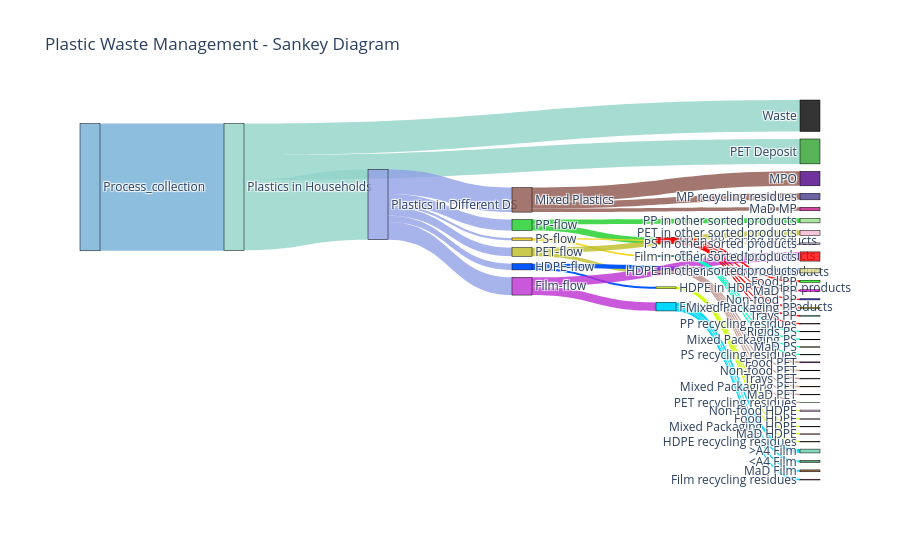

The notebook cell saved with this chart:
### Code cell
#################################
#   Author: Nabodita Anam Nova  #
#################################

#df = pd.read_excel('combined_summary_full_v3.xlsx')
#df = df.fillna(method='ffill')

# Extract values from the first row (row index 0)
node_label_1 = df.iloc[0, 0]  # Value at position (0,0)
node_label_2 = df.iloc[0, 1]  # Value at position (0,1)
link_value   = df.iloc[0, 2]  # Value at position (0,2)

# Create the nodes part:
# Since you want a list of nodes (each node being a dictionary with a 'label' key)
nodes = [
    {'label': node_label_1},
    {'label': node_label_2}
]

# Create the link part:
# Each link is a dictionary with 'source', 'target', and 'value'
links = [
    {
        'source': node_label_1,  # from the value at (0,0)
        'target': node_label_2,  # from the value at (0,1)
        'value': link_value      # from the value at (0,2)
    }
]

df = df.drop(columns=['Process Name', 'Input Material Amount'])

node_labels = {node_label_1, node_label_2}

for idx, row in df.iterrows():
    src = row[0]  # first column as source
    tgt = row[1]  # second column as target
    val = row[2]  # third column as link value

    # Check and add the source node if not already present
    if src not in node_labels:
        nodes.append({'label': src})
        node_labels.add(src)

    # Check and add the target node if not already present
    if tgt not in node_labels:
        nodes.append({'label': tgt})
        node_labels.add(tgt)

    # Append the link from source to target with the given value
    links.append({
        'source': src,
        'target': tgt,
        'value': val
    })

# ------------------------------------
# Step 1: Prepare Data for Plotly Sankey
# ------------------------------------
# Create a list of node labels (the order matters for indices)
node_labels = [node['label'] for node in nodes]

# Create a mapping from node label to its index in the node_labels list
label_to_index = {label: idx for idx, label in enumerate(node_labels)}

# Convert link information to use node indices rather than labels
source_indices = [label_to_index[link['source']] for link in links]
target_indices = [label_to_index[link['target']] for link in links]
values = [link['value'] for link in links]

# node_colors = [
#     # "rgba(31, 119, 180, 0.8)",  # Process_collection
#     # "goldenrod", # Process_collection
#     "lavender", # Process_collection
#     # "rgba(255, 127, 14, 0.8)",  # Plastics in Households
#     "mediumaquamarine", # Plastics in Households
#     "rgba(44, 160, 44, 0.8)",   # PET Deposit
#     # "rgba(214, 39, 40, 0.8)",   # Plastics in Different DS
#     # "slateblue", # Plastics in Different DS
#     "darksalmon", # Plastics in Different DS
#     "rgba(148, 103, 189, 0.8)", # Waste
#     "rgba(140, 86, 75, 0.8)",   # Mixed Plastics
#     "rgba(227, 119, 194, 0.8)", # PP-flow
#     "rgba(127, 127, 127, 0.8)", # PS-flow
#     "rgba(188, 189, 34, 0.8)",  # PET-flow
#     "rgba(23, 190, 207, 0.8)",  # HDPE-flow
#     "rgba(31, 119, 180, 0.8)",  # Film-flow
#     "rgba(255, 127, 14, 0.8)",  # PP in PP sorted Products
#     "rgba(44, 160, 44, 0.8)",   # PP in other sorted products
#     "rgba(214, 39, 40, 0.8)",   # Food PP
#     "rgba(148, 103, 189, 0.8)", # Non-food PP
#     "rgba(140, 86, 75, 0.8)",   # Mixed Packaging PP
#     "rgba(227, 119, 194, 0.8)", # Trays PP
#     "rgba(127, 127, 127, 0.8)", # MaD PP
#     "rgba(188, 189, 34, 0.8)"   # PP recycling residues
# ]

# -------------------------------------------------
# Step 2: Define 49 individual node colors
# -------------------------------------------------
node_colors = [
    "rgba(114, 174, 214, 0.8)",    #  1. Process_collection
    "rgba(145, 212, 201, 0.8)",    #  2. Plastics in Households
    "rgba(44,160,44,0.8)",     #  3. PET Deposit
    "rgba(145, 161, 231, 0.8)",     #  4. Plastics in Different DS
    "rgba(0, 0, 0, 0.8)",   #  5. Waste
    "rgba(140,86,75,0.8)",     #  6. Mixed Plastics
    "rgba(25, 206, 37, 0.8)",   #  7. PP-flow
    "rgba(244, 213, 36, 0.93)",   #  8. PS-flow
    "rgba(188,189,34,0.8)",    #  9. PET-flow
    "rgba(0, 85, 255, 0.99)",    # 10. HDPE-flow
    "rgba(189, 47, 210, 0.8)",   # 11. Film-flow
    "rgb(255, 0, 0)",   # 12. PP in PP sorted products
    "rgba(152,223,138,0.8)",   # 13. PP in other sorted products
    "rgb(0, 255, 187)",   # 14. PS in PS sorted products
    "rgba(197,176,213,0.8)",   # 15. PS in other sorted products
    "rgba(196,156,148,0.8)",   # 16. PET in PET sorted products
    "rgba(247,182,210,0.8)",   # 17. PET in other sorted products
    "rgba(204, 255, 0, 0.8)",   # 18. HDPE in HDPE sorted products
    "rgba(219,219,141,0.8)",   # 19. HDPE in other sorted products
    "rgb(0, 217, 255)",   # 20. Film in film sorted products
    "rgba(255,0,0,0.8)",       # 21. Film in other sorted products
    "rgba(0,255,0,0.8)",       # 22. Food PP
    "rgba(0,0,255,0.8)",       # 23. Non-food PP
    "rgba(255,255,0,0.8)",     # 24. Mixed Packaging PP
    "rgba(0,255,255,0.8)",     # 25. Trays PP
    "rgba(255,0,255,0.8)",     # 26. MaD PP
    "rgba(128,0,0,0.8)",       # 27. PP recycling residues
    "rgba(0,128,0,0.8)",       # 28. Rigids PS
    "rgba(0,0,128,0.8)",       # 29. Mixed Packaging PS
    "rgba(128,128,0,0.8)",     # 30. MaD PS
    "rgba(0,128,128,0.8)",     # 31. PS recycling residues
    "rgba(128,0,128,0.8)",     # 32. Food PET
    "rgba(192,192,192,0.8)",   # 33. Non-food PET
    "rgba(255,165,0,0.8)",     # 34. Mixed Packaging PET
    "rgba(173,216,230,0.8)",   # 35. Trays PET
    "rgba(240,230,140,0.8)",   # 36. MaD PET
    "rgba(152,251,152,0.8)",   # 37. PET recycling residues
    "rgba(255,192,203,0.8)",   # 38. Food HDPE
    "rgba(221,160,221,0.8)",   # 39. Non-food HDPE
    "rgba(135,206,235,0.8)",   # 40. Mixed Packaging HDPE
    "rgba(250,128,114,0.8)",   # 41. MaD HDPE
    "rgba(244,164,96,0.8)",    # 42. HDPE recycling residues
    "rgba(46,139,87,0.8)",     # 43. <A4 Film
    "rgba(102,205,170,0.8)",   # 44. >A4 Film
    "rgba(139,69,19,0.8)",     # 45. MaD Film
    "rgba(255,105,180,0.8)",   # 46. Film recycling residues
    "rgba(75,0,130,0.8)",      # 47. MPO
    "rgba(199,21,133,0.8)",    # 48. MaD MP
    "rgba(72,61,139,0.8)"      # 49. MP recycling residues
]

# For link colors, we assign each link the color of its source node.
link_colors = [node_colors[label_to_index[link['source']]] for link in links]


# For links, we'll use a uniform color extracted from the JSON snippet's link colors.
# (Alternatively, you could assign a list of colors if you wish each link to be different.)
# link_colors = ["rgba(0,0,96,0.2)"] * len(links)



# ------------------------------------
# Step 3: Create the Sankey Diagram with Plotly
# ------------------------------------
fig = go.Figure(data=[go.Sankey(
    arrangement="freeform",  # perpendicular, freeform, fixed, or snap
    node=dict(
        pad=15,
        thickness=20,
        line=dict(color="black", width=0.5),
        label=node_labels,
        # color="blue"
        color = node_colors
    ),
    link=dict(
        source=source_indices,  # List of source node indices
        target=target_indices,  # List of target node indices
        value=values,           # List of link values
        # color="gray"
        color = link_colors
    )
)])

fig.update_layout(title_text="Plastic Waste Management - Sankey Diagram", font_size=12)
# fig.update_layout(title_text="Plastic Waste Management - Sankey Diagram", font=dict(size = 10, color = 'white'), plot_bgcolor='black', paper_bgcolor='black')

fig.show()

### Figure 1 — Plotly figure (JSON) as saved in the notebook; plotly's stock layout.template omitted (floating-point values rounded to 4 significant figures)
{"data": [{"arrangement": "freeform", "link": {"color": ["rgba(114, 174, 214, 0.8)", "rgba(145, 212, 201, 0.8)", "rgba(145, 212, 201, 0.8)", "rgba(145, 212, 201, 0.8)", "rgba(145, 161, 231, 0.8)", "rgba(145, 161, 231, 0.8)", "rgba(145, 161, 231, 0.8)", "rgba(145, 161, 231, 0.8)", "rgba(145, 161, 231, 0.8)", "rgba(145, 161, 231, 0.8)", "rgba(25, 206, 37, 0.8)", "rgba(25, 206, 37, 0.8)", "rgba(244, 213, 36, 0.93)", "rgba(244, 213, 36, 0.93)", "rgba(188,189,34,0.8)", "rgba(188,189,34,0.8)", "rgba(0, 85, 255, 0.99)", "rgba(0, 85, 255, 0.99)", "rgba(189, 47, 210, 0.8)", "rgba(189, 47, 210, 0.8)", "rgb(255, 0, 0)", "rgb(255, 0, 0)", "rgb(255, 0, 0)", "rgb(255, 0, 0)", "rgb(255, 0, 0)", "rgb(255, 0, 0)", "rgb(0, 255, 187)", "rgb(0, 255, 187)", "rgb(0, 255, 187)", "rgb(0, 255, 187)", "rgba(196,156,148,0.8)", "rgba(196,156,148,0.8)", "rgba(196,156,148,0.8)", "rgba(196,156,148,0.8)", "rgba(196,156,148,0.8)", "rgba(196,156,148,0.8)", "rgba(204, 255, 0, 0.8)", "rgba(204, 255, 0, 0.8)", "rgba(204, 255, 0, 0.8)", "rgba(204, 255, 0, 0.8)", "rgba(204, 255, 0, 0.8)", "rgb(0, 217, 255)", "rgb(0, 217, 255)", "rgb(0, 217, 255)", "rgb(0, 217, 255)", "rgba(140,86,75,0.8)", "rgba(140,86,75,0.8)", "rgba(140,86,75,0.8)"], "source": [0, 1, 1, 1, 3, 3, 3, 3, 3, 3, 6, 6, 7, 7, 8, 8, 9, 9, 10, 10, 11, 11, 11, 11, 11, 11, 13, 13, 13, 13, 15, 15, 15, 15, 15, 15, 17, 17, 17, 17, 17, 19, 19, 19, 19, 5, 5, 5], "target": [1, 2, 3, 4, 5, 6, 7, 8, 9, 10, 11, 12, 13, 14, 15, 16, 17, 18, 19, 20, 21, 22, 23, 24, 25, 26, 27, 28, 29, 30, 31, 32, 33, 34, 35, 36, 37, 38, 39, 40, 41, 42, 43, 44, 45, 46, 47, 48], "value": [2170.0, 425, 1199.0, 538.1, 419, 186.2, 38.9, 147, 104.9, 302.7, 106.9, 79.3, 13, 26, 59.5, 87.5, 30.4, 74.6, 145.7, 157, 33.4, 19.6, 15, 6.5, 26.2, 6.1, 8.7, 0.5, 2.8, 1, 15.4, 8.9, 8.3, 12.2, 8.2, 6.5, 2.4, 21, 0.3, 2.7, 3.9, 34.8, 65.5, 32.2, 13.2, 247.2, 60, 111.9]}, "node": {"color": ["rgba(114, 174, 214, 0.8)", "rgba(145, 212, 201, 0.8)", "rgba(44,160,44,0.8)", "rgba(145, 161, 231, 0.8)", "rgba(0, 0, 0, 0.8)", "rgba(140,86,75,0.8)", "rgba(25, 206, 37, 0.8)", "rgba(244, 213, 36, 0.93)", "rgba(188,189,34,0.8)", "rgba(0, 85, 255, 0.99)", "rgba(189, 47, 210, 0.8)", "rgb(255, 0, 0)", "rgba(152,223,138,0.8)", "rgb(0, 255, 187)", "rgba(197,176,213,0.8)", "rgba(196,156,148,0.8)", "rgba(247,182,210,0.8)", "rgba(204, 255, 0, 0.8)", "rgba(219,219,141,0.8)", "rgb(0, 217, 255)", "rgba(255,0,0,0.8)", "rgba(0,255,0,0.8)", "rgba(0,0,255,0.8)", "rgba(255,255,0,0.8)", "rgba(0,255,255,0.8)", "rgba(255,0,255,0.8)", "rgba(128,0,0,0.8)", "rgba(0,128,0,0.8)", "rgba(0,0,128,0.8)", "rgba(128,128,0,0.8)", "rgba(0,128,128,0.8)", "rgba(128,0,128,0.8)", "rgba(192,192,192,0.8)", "rgba(255,165,0,0.8)", "rgba(173,216,230,0.8)", "rgba(240,230,140,0.8)", "rgba(152,251,152,0.8)", "rgba(255,192,203,0.8)", "rgba(221,160,221,0.8)", "rgba(135,206,235,0.8)", "rgba(250,128,114,0.8)", "rgba(244,164,96,0.8)", "rgba(46,139,87,0.8)", "rgba(102,205,170,0.8)", "rgba(139,69,19,0.8)", "rgba(255,105,180,0.8)", "rgba(75,0,130,0.8)", "rgba(199,21,133,0.8)", "rgba(72,61,139,0.8)"], "label": ["Process_collection", "Plastics in Households", "PET Deposit", "Plastics in Different DS", "Waste", "Mixed Plastics", "PP-flow", "PS-flow", "PET-flow", "HDPE-flow", "Film-flow", "PP in PP sorted products", "PP in other sorted products", "PS in PS sorted products", "PS in other sorted products", "PET in PET sorted products", "PET in other sorted products", "HDPE in HDPE sorted products", "HDPE in other sorted products", "Film in film sorted products", "Film in other sorted products", "Food PP", "Non-food PP", "Mixed Packaging PP", "Trays PP", "MaD PP", "PP recycling residues", "Rigids PS", "Mixed Packaging PS", "MaD PS", "PS recycling residues", "Food PET", "Non-food PET", "Mixed Packaging PET", "Trays PET", "MaD PET", "PET recycling residues", "Food HDPE", "Non-food HDPE", "Mixed Packaging HDPE", "MaD HDPE", "HDPE recycling residues", "<A4 Film", ">A4 Film", "MaD Film", "Film recycling residues", "MPO", "MaD MP", "MP recycling residues"], "line": {"color": "black", "width": 0.5}, "pad": 15, "thickness": 20}, "type": "sankey"}], "layout": {"font": {"size": 12}, "title": {"text": "Plastic Waste Management - Sankey Diagram"}}}
